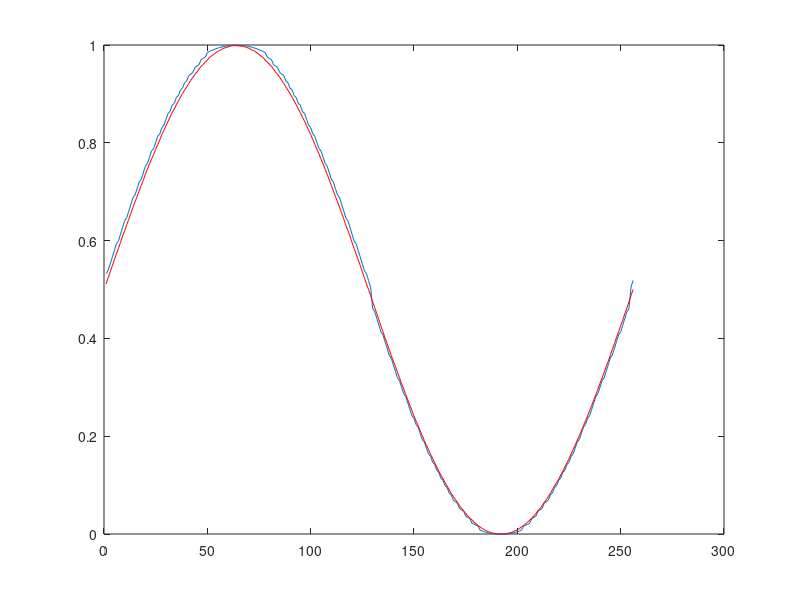
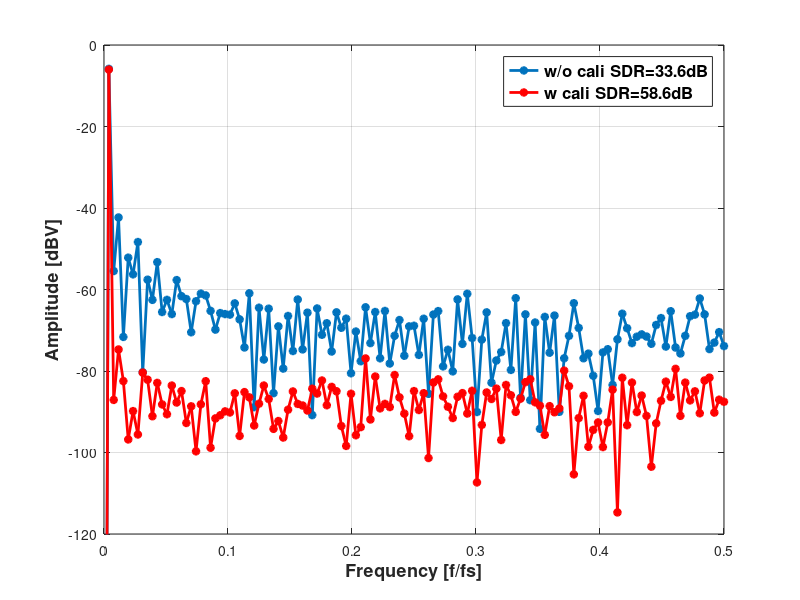
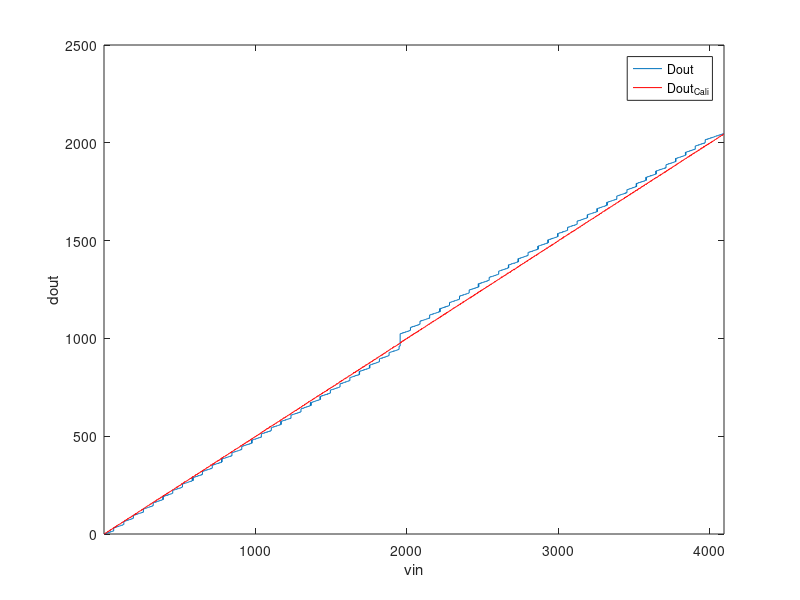

MATLAB code for these plots, in order:
clear all;
close all;
vin=1;
vrefp=1.25;
vrefn=0.75;
vcm=1;
v0=1;
cp = [1 1.875 4 7.875 14.75 15.875 31.75 65.875 127.375 255 480.5];
cp = [1 2 4 8 14.75 15.875 31.75 65.875 127.375 255 480.5];
cp = [1 2 3.875 7.625 14.875 16.25 32 64.125 127.875 255.875 481.75];
cn = cp;
ctot_p = sum(cp) +1;
ctot_n = ctot_p;
noise_sigma = 0.2e-3;
bit=11;
lsb=5;
msb=bit-lsb;
number_c=2^msb+2^lsb+1;%lsb:[1 1 2 4 8 16]; msb[1 2 4 8 16 30] bridge:2
b_extra=3; % extra bits for foreground cali
N=bit+b_extra;

    j=1;
    k=0;
    while j<=bit;
        din=k;
        vin=(din/2^N)*2*(vrefp-vrefn)+v0-(vrefp-vrefn)+normrnd(0,0.2e-3);
        vx(1)=vcm-vin+cp(bit)/ctot_p*vrefp+(ctot_p-cp(bit))/ctot_p*vrefn;
        vy(1)=vcm-v0+cn(bit)/ctot_n*vrefn+(ctot_n-cn(bit))/ctot_n*vrefp;
        for i=1:bit;

            if vx(i)>=vy(i);
                dout(i)=0;
                if i<bit;
                    vx(i+1)=vx(i)-(cp(bit-i+1)-cp(bit-i))/ctot_p*vrefp+(cp(bit-i+1)-cp(bit-i))/ctot_p*vrefn;
                    vy(i+1)=vy(i)-(cn(bit-i+1)-cn(bit-i))/ctot_n*vrefn+(cn(bit-i+1)-cn(bit-i))/ctot_n*vrefp;
                end
            else
                dout(i)=1;
                if i<bit;
                    vx(i+1)=vx(i)+cp(bit-i)/ctot_p*vrefp-cp(bit-i)/ctot_p*vrefn;
                    vy(i+1)=vy(i)+cn(bit-i)/ctot_n*vrefn-cn(bit-i)/ctot_n*vrefp;
                end
            end
        end
        dout_dec=0;
        for i=1:bit;
            dout_dec=dout_dec+2^(bit-i)*dout(i);
        end
        %dout_dec
        if dout_dec>=2^(j-1);
            c(j)=din/2^b_extra;
    %         if 2^b_extra*2^(j-1)-201>=1
    %             k=k+2^b_extra*2^(j-1)-201;
    %         end
            j=j+1;
        else
            k=k+1;
        end
    end
    c
    NN=256;
    for j=1:NN;
        vin_test(j)=0.5*sin(2*pi*j/NN)+v0+normrnd(0,noise_sigma);
        vx(1)=vcm-vin_test(j)+cp(bit)/ctot_p*vrefp+(ctot_p-cp(bit))/ctot_p*vrefn;
        vy(1)=vcm-v0+cn(bit)/ctot_n*vrefn+(ctot_n-cn(bit))/ctot_n*vrefp;
        for i=1:bit;
            if vx(i)>=vy(i);
                dout(i)=0;
                if i<bit;
                    vx(i+1)=vx(i)-(cp(bit-i+1)-cp(bit-i))/ctot_p*vrefp+(cp(bit-i+1)-cp(bit-i))/ctot_p*vrefn;
                    vy(i+1)=vy(i)-(cn(bit-i+1)-cn(bit-i))/ctot_n*vrefn+(cn(bit-i+1)-cn(bit-i))/ctot_n*vrefp;
                end
            else
                dout(i)=1;
                if i<bit;
                    vx(i+1)=vx(i)+cp(bit-i)/ctot_p*vrefp-cp(bit-i)/ctot_p*vrefn;
                    vy(i+1)=vy(i)+cn(bit-i)/ctot_n*vrefn-cn(bit-i)/ctot_n*vrefp;
                end
            end
        end
        dout_dec=0;
        for i=1:bit;
            dout_dec=dout_dec+2^(bit-i)*dout(i);
        end
        dout_test(j)=dout_dec/2^bit;
        dout_rev(j)=floor(dout*(fliplr(c))')/2^bit;
    end  
     figure;
     plot(dout_test);
     hold on;
     plot(dout_rev,'r');
    dout_ideal=dec2bin((vin-0.15)*2^bit)
    %c

    spectrum = abs(fft(dout_test(1:end)));
    spectrum = 2/NN*spectrum(1:NN/2+1);
    spectrum(1)=0;
    spectrumdb = 20*log10(spectrum+eps);
    frequency = 1/NN * (0:length(spectrumdb)-1);

    [fund, fundidx] = max(spectrum);
    funddb=20*log10(fund);
    spec_nodc_nofund = [spectrum(2:fundidx-1); spectrum(fundidx+1:end)];
    [spur, spuridx] = max (spec_nodc_nofund);
    
    sfdrdb = funddb-20*log10(spur);
    sndr = norm(fund)/norm(spec_nodc_nofund);
    sndrdb=20*log10(sndr);
    funddb=20*log10(norm(fund));
    nofunddb=20*log(norm(spec_nodc_nofund));
    norm(fund);
    norm(spec_nodc_nofund);
    HD2=spectrumdb(2*8);
    HD3=spectrumdb(3*8);
    HD4=spectrumdb(4*8);
    figure;
    plot(frequency, spectrumdb, '*-', 'linewidth', 2);
    string1=sprintf('w/o cali SDR=%0.3gdB',sndrdb);
%     string = sprintf('Fundamental=%0.3gdBV, SNDR=%0.3gdB, SFDR=%0.3gdB \n HD2=%0.3gdBV, HD3=%0.3gdBV, HD4=%0.3gdBV', funddb, sndrdb, sfdrdb, HD2, HD3, HD4)
%     title(string);
    xlabel('Frequency [f/fs]');
    ylabel('Amplitude [dBV]');
    axis([0 0.5 -120 0]);
    grid;
    sndr_ori(1)=sndrdb;

    spectrum = abs(fft(dout_rev(1:end)));
    spectrum = 2/NN*spectrum(1:NN/2+1);
    spectrum(1)=0;
    spectrumdb = 20*log10(spectrum+eps);
    frequency = 1/NN * (0:length(spectrumdb)-1);

    [fund, fundidx] = max(spectrum);
    funddb=20*log10(fund);
    spec_nodc_nofund = [spectrum(2:fundidx-1); spectrum(fundidx+1:end)];
    [spur, spuridx] = max (spec_nodc_nofund);
    
    sfdrdb = funddb-20*log10(spur);
    sndr = norm(fund)/norm(spec_nodc_nofund);
    sndrdb=20*log10(sndr);
    funddb=20*log10(norm(fund));
    nofunddb=20*log(norm(spec_nodc_nofund));
    norm(fund);
    norm(spec_nodc_nofund);
    HD2=spectrumdb(2*8);
    HD3=spectrumdb(3*8);
    HD4=spectrumdb(4*8);
    spectrumdb_rec=spectrumdb;
%     figure;
    hold on;
    plot(frequency, spectrumdb_rec, '*-r', 'linewidth', 2);
    string2=sprintf('w cali SDR=%0.3gdB',sndrdb);
    h=legend(string1,string2,'fontweight','bold','fontSize',13);
    set(h,'FontSize',12,'fontweight','bold');
%     string = sprintf('Fundamental=%0.3gdBV, SNDR=%0.3gdB, SFDR=%0.3gdB \n HD2=%0.3gdBV, HD3=%0.3gdBV, HD4=%0.3gdBV', funddb, sndrdb, sfdrdb, HD2, HD3, HD4)
%     title(string);
    xlabel('Frequency [f/fs]','fontweight','bold','fontSize',13);
    ylabel('Amplitude [dBV]','fontweight','bold','fontSize',13);

    axis([0 0.5 -120 0]);
    sndr_cor(1)=sndrdb;

NN=1024*4;
for j=1:NN;
    vin_test(i)=v0-(vrefp-vrefn)+j/NN+normrnd(0,350e-6);
    vx(1)=vcm-vin_test(i)+cp(bit)/ctot_p*vrefp+(ctot_p-cp(bit))/ctot_p*vrefn;
    vy(1)=vcm-v0+cn(bit)/ctot_n*vrefn+(ctot_n-cn(bit))/ctot_n*vrefp;
    for i=1:bit;
        if vx(i)>=vy(i);
            dout(i)=0;
            if i<bit;
                vx(i+1)=vx(i)-(cp(bit-i+1)-cp(bit-i))/ctot_p*vrefp+(cp(bit-i+1)-cp(bit-i))/ctot_p*vrefn;
                vy(i+1)=vy(i)-(cn(bit-i+1)-cn(bit-i))/ctot_n*vrefn+(cn(bit-i+1)-cn(bit-i))/ctot_n*vrefp;
            end
        else
            dout(i)=1;
            if i<bit;
                vx(i+1)=vx(i)+cp(bit-i)/ctot_p*vrefp-cp(bit-i)/ctot_p*vrefn;
                vy(i+1)=vy(i)+cn(bit-i)/ctot_n*vrefn-cn(bit-i)/ctot_n*vrefp;
            end
        end
    end
    dout_dec=0;
    for i=1:bit;
        dout_dec=dout_dec+2^(bit-i)*dout(i);
    end
    dout_test(j)=dout_dec;
    dout_rev(j)=floor(dout*(fliplr(c))');
end  
 figure;
 stairs(1:NN,dout_test);
 hold on;
 stairs(1:NN,dout_rev,'r');
 xlabel('vin');
 ylabel('dout');
 xlim([1 NN]);
 legend('Dout','Dout_{Cali}');
% figure;
% bar(1:m,sndr_cor,'r');
% hold on;
% bar(1:m,sndr_ori);
% 
% cor_mean=sum(sndr_cor)/M
% stdev_cor = sqrt(sum((sndr_cor-cor_mean).^2/M))
% ori_mean=sum(sndr_ori)/M
% stdev_ori = sqrt(sum((sndr_ori-ori_mean).^2/M))